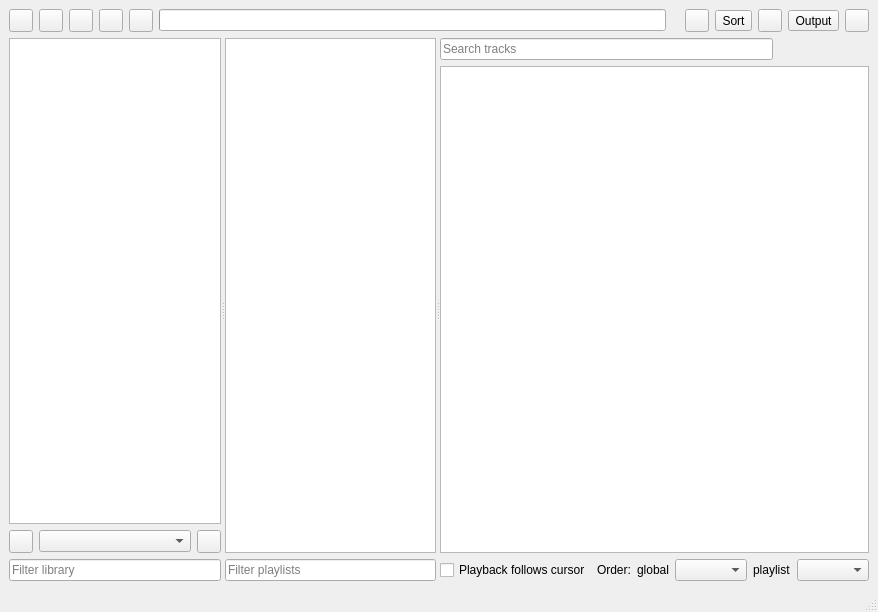
<?xml version="1.0" encoding="UTF-8"?>
<ui version="4.0">
 <class>MainWindow</class>
 <widget class="QMainWindow" name="MainWindow">
  <property name="geometry">
   <rect>
    <x>0</x>
    <y>0</y>
    <width>878</width>
    <height>612</height>
   </rect>
  </property>
  <property name="windowTitle">
   <string>MainWindow</string>
  </property>
  <widget class="QWidget" name="centralwidget">
   <layout class="QVBoxLayout" name="verticalLayout_4">
    <item>
     <widget class="QWidget" name="topControls" native="true">
      <property name="sizePolicy">
       <sizepolicy hsizetype="Expanding" vsizetype="Fixed">
        <horstretch>0</horstretch>
        <verstretch>0</verstretch>
       </sizepolicy>
      </property>
      <layout class="QHBoxLayout" name="horizontalLayout">
       <property name="leftMargin">
        <number>0</number>
       </property>
       <property name="topMargin">
        <number>0</number>
       </property>
       <property name="rightMargin">
        <number>0</number>
       </property>
       <property name="bottomMargin">
        <number>0</number>
       </property>
      <item>
       <widget class="QToolButton" name="stopButton">
        <property name="toolTip">
         <string>Stop</string>
        </property>
       </widget>
      </item>
      <item>
       <widget class="QToolButton" name="pauseButton">
        <property name="toolTip">
         <string>Pause</string>
        </property>
       </widget>
      </item>
      <item>
       <widget class="QToolButton" name="playButton">
        <property name="toolTip">
         <string>Play</string>
        </property>
       </widget>
      </item>
      <item>
       <widget class="QToolButton" name="prevButton">
        <property name="toolTip">
         <string>Previous track</string>
        </property>
       </widget>
      </item>
      <item>
       <widget class="QToolButton" name="nextButton">
        <property name="toolTip">
         <string>Next track</string>
        </property>
       </widget>
      </item>
      <item>
       <widget class="Playback::Seekbar" name="seekBar"/>
      </item>
      <item>
       <widget class="QLabel" name="timeLabel">
        <property name="toolTip">
         <string>Track duration</string>
        </property>
        <property name="text">
         <string/>
        </property>
       </widget>
      </item>
      <item>
       <widget class="BackgroundTasksButton" name="toolButtonTasks"/>
      </item>
      <item>
       <widget class="QToolButton" name="sortButton">
        <property name="text">
         <string>Sort</string>
        </property>
        <property name="toolButtonStyle">
         <enum>Qt::ToolButtonStyle::ToolButtonTextBesideIcon</enum>
        </property>
       </widget>
      </item>
      <item>
       <widget class="QToolButton" name="toolButtonVolume">
        <property name="toolTip">
         <string>Volume</string>
        </property>
        <property name="text">
         <string/>
        </property>
        <property name="toolButtonStyle">
         <enum>Qt::ToolButtonStyle::ToolButtonTextBesideIcon</enum>
        </property>
       </widget>
      </item>
      <item>
       <widget class="QToolButton" name="toolButtonOutputDevice">
        <property name="text">
         <string>Output</string>
        </property>
       </widget>
      </item>
      <item>
       <widget class="QToolButton" name="menuButton">
        <property name="toolTip">
         <string>Main menu</string>
        </property>
       </widget>
      </item>
      </layout>
     </widget>
    </item>
    <item>
     <widget class="QSplitter" name="splitter">
      <property name="orientation">
       <enum>Qt::Orientation::Horizontal</enum>
      </property>
      <widget class="QWidget" name="layoutWidget">
       <layout class="QVBoxLayout" name="verticalLayout">
        <item>
         <widget class="QTreeView" name="treeView"/>
        </item>
        <item>
         <layout class="QHBoxLayout" name="horizontalLayout_3">
          <item>
           <widget class="QToolButton" name="toolButtonLibraries">
            <property name="toolTip">
             <string>Configure library folders</string>
            </property>
            <property name="text">
             <string/>
            </property>
           </widget>
          </item>
          <item>
           <widget class="QComboBox" name="comboBoxLibraries">
            <property name="toolTip">
             <string>Select library folder</string>
            </property>
           </widget>
          </item>
          <item>
           <widget class="QToolButton" name="toolButtonLibrarySort">
            <property name="text">
             <string/>
            </property>
           </widget>
          </item>
         </layout>
        </item>
        <item>
         <widget class="QLineEdit" name="treeViewSearch">
          <property name="placeholderText">
           <string>Filter library</string>
          </property>
         </widget>
        </item>
       </layout>
      </widget>
      <widget class="QWidget" name="layoutWidget_1">
       <layout class="QVBoxLayout" name="verticalLayout_2">
        <item>
         <widget class="QListView" name="listView"/>
        </item>
        <item>
         <widget class="QLineEdit" name="listViewSearch">
          <property name="placeholderText">
           <string>Filter playlists</string>
          </property>
         </widget>
        </item>
       </layout>
      </widget>
      <widget class="QWidget" name="layoutWidget_2">
       <layout class="QVBoxLayout" name="verticalLayout_3" stretch="0,1,0">
        <item>
         <layout class="QHBoxLayout" name="horizontalLayout_4" stretch="1,0">
          <item>
           <widget class="QLineEdit" name="tableViewSearch">
            <property name="toolTip">
             <string>Search tracks by title, artist, album or file name (Ctrl/Cmd+F)</string>
            </property>
            <property name="placeholderText">
             <string>Search tracks</string>
            </property>
            <property name="clearButtonEnabled">
             <bool>true</bool>
            </property>
           </widget>
          </item>
          <item>
           <widget class="QLabel" name="tableViewSearchStatus">
            <property name="minimumSize">
             <size>
              <width>90</width>
              <height>0</height>
             </size>
            </property>
            <property name="alignment">
             <set>Qt::AlignmentFlag::AlignRight|Qt::AlignmentFlag::AlignVCenter</set>
            </property>
           </widget>
          </item>
         </layout>
        </item>
        <item>
         <widget class="QTableView" name="tableView">
          <property name="mouseTracking">
           <bool>false</bool>
          </property>
          <property name="styleSheet">
           <string notr="true"/>
          </property>
         </widget>
        </item>
        <item>
         <layout class="QHBoxLayout" name="horizontalLayout_2">
          <item>
           <widget class="QCheckBox" name="followCursorCheckBox">
            <property name="toolTip">
             <string>Playback follows selection</string>
            </property>
            <property name="text">
             <string>Playback follows cursor</string>
            </property>
           </widget>
          </item>
          <item>
           <widget class="QLabel" name="label">
            <property name="text">
             <string>Order:</string>
            </property>
           </widget>
          </item>
          <item>
           <widget class="QLabel" name="label_2">
            <property name="text">
             <string>global</string>
            </property>
           </widget>
          </item>
          <item>
           <widget class="QComboBox" name="orderComboBox">
            <property name="toolTip">
             <string>Default playback order</string>
            </property>
           </widget>
          </item>
          <item>
           <widget class="QLabel" name="label_3">
            <property name="text">
             <string>playlist</string>
            </property>
           </widget>
          </item>
          <item>
           <widget class="QComboBox" name="perPlaylistOrdercomboBox">
            <property name="toolTip">
             <string>Override playback for current playlist</string>
            </property>
           </widget>
          </item>
         </layout>
        </item>
       </layout>
      </widget>
     </widget>
    </item>
   </layout>
  </widget>
  <widget class="QStatusBar" name="statusbar"/>
 </widget>
 <customwidgets>
  <customwidget>
   <class>Playback::Seekbar</class>
   <extends>QProgressBar</extends>
   <header>playback/seekbar.h</header>
  </customwidget>
  <customwidget>
   <class>BackgroundTasksButton</class>
   <extends>QToolButton</extends>
   <header>backgroundtasksbutton.h</header>
  </customwidget>
 </customwidgets>
 <resources/>
 <connections/>
</ui>
